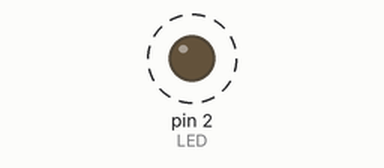
A sketch run on a simulated Arduino Uno, built with avr-gcc and run on an emulated ATmega328P. On the bench: output pins drawn as LEDs (lit = HIGH). Dashed ring = blinking.

Above: at 0.5 s.
Timing chart, 0 to 3.0 s (numbered marks = the images above):
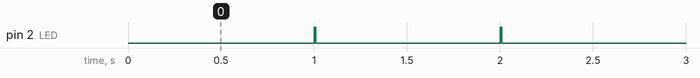

Measured:
- by itself, pin 2 (LED): alternates HIGH for 0.01 s and LOW for 0.99 s

The sketch:

timer_2.ino
```cpp
#include <MsTimer2.h> // inclusion de la librairie Timer2
const int LED=2; //declaration constante de broche
void setup() { // debut de la fonction setup()
pinMode(LED, OUTPUT); //met la broche en sortie
// initialisation interruption Timer 2
MsTimer2::set(1000, InterruptTimer2); // période 1000ms
MsTimer2::start(); // active Timer 2
} // fin de la fonction setup()
void loop(){ // debut de la fonction loop()
}
//*************** Autres Fonctions du programme *************
void InterruptTimer2() { // debut de la fonction d'interruption Timer2
digitalWrite(LED, HIGH);
delayMicroseconds(10000); // la fonction delayMicroseconds ne bloque pas les interruptions
digitalWrite(LED, LOW);
}
```
